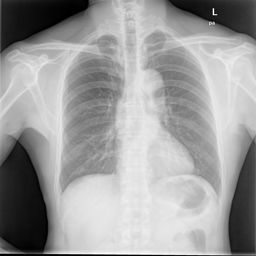
%> input picture chest1.png, 256 x 256 px
$ octave ff1.m   (GNU Octave 9; MATLAB toolbox functions it lacks are replaced by stand-ins)
%> lines starting %> are read from the running program, lines starting %| are printed output that depends on the picture
clear all;
img = imread('chest1.png'); % Read image
%> img is the input picture: size 256x256 uint8; min 0, max 255, mean 156.6

% double format
img=double(img);
%> img: size 256x256 double
img1 = img(:,:,1);


diff = zeros(1, 256);
for k  = 1: 256
img = img1(k,:);
    for i = 1: 256
    flag = 0;
    key =  i;
    for j = 1: key-1
        if img(i) == img(j)
            flag = 1;
            break;
        end
    end
    if flag == 0
        diff(k) = diff(k) + 1;
    end
    end

end
%> after the loop, diff = 256 values, max 146 at index 25, min 39 at index 256, mean 110.4

mymean = mean(diff)
%> mymean = 110.4

x = [1:256];
plot(x, diff, 'LineWidth', 2);
set(gca,'FontSize',22);
axis([0 250 0 250]);
xlabel('Window')
ylabel('Frequency')
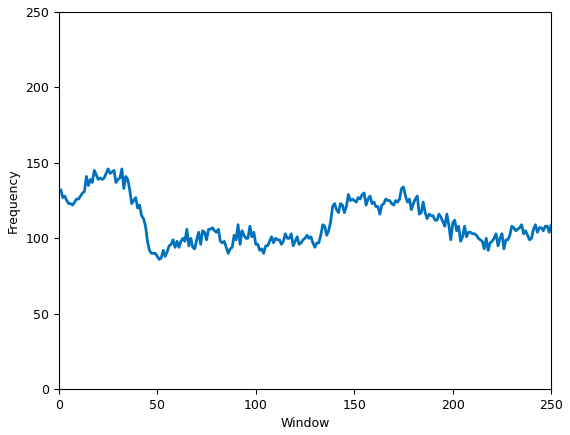
%> figure redrawn from the program's plot data; curve peaks at x = 25, y = 146
